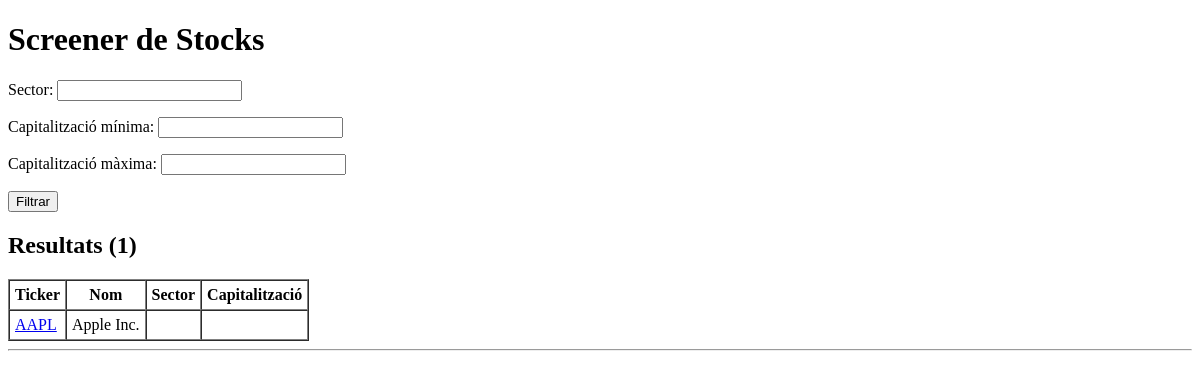
The app's page /, older data.
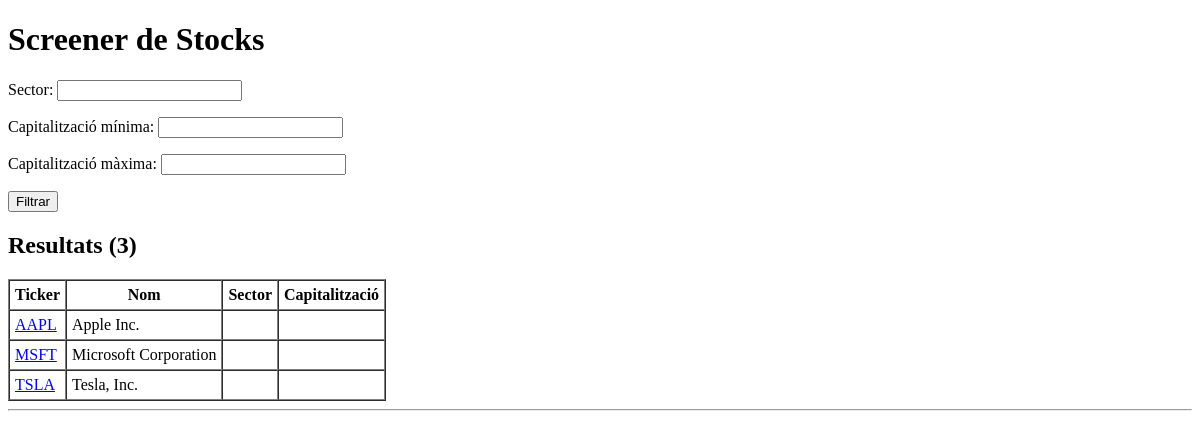
The same page, newer data.
### screener/models.py (models this page shows, shortened)
class Company(models.Model):
    ticker = models.CharField(max_length=16, unique=True)
    name = models.CharField(max_length=128, blank=True, null=True)
    currency = models.CharField(max_length=8, default='USD')
    exchange = models.CharField(max_length=32, blank=True, null=True)

### screener/views.py (the view, shortened to what this page needs)
# urls.py: path('', screener_view, name='screener'),
def screener_view(request):
    form = StockFilterForm(request.GET or None)
    stocks = Company.objects.all()
    return render(request, 'screener/screener.html', {
        'form': form,
        'stocks': stocks,
    })

### screener/forms.py
class StockFilterForm(forms.Form):
    sector = forms.CharField(required=False, label="Sector")
    min_market_cap = forms.FloatField(required=False, label="Capitalització mínima")
    max_market_cap = forms.FloatField(required=False, label="Capitalització màxima")

### screener/templates/screener/screener.html (shortened to what this page needs)
<!DOCTYPE html>
<html lang="ca">
<head>
</head>
<body>
    <h1>Screener de Stocks</h1>
    <form method="get">
        {{ form.as_p }}
        <button type="submit">Filtrar</button>
    </form>
    <h2>Resultats ({{ stocks.count }})</h2>
    <table border="1" cellpadding="5" cellspacing="0">
        <thead>
            <tr>
                <th>Ticker</th>
                <th>Nom</th>
                <th>Sector</th>
                <th>Capitalització</th>
            </tr>
        </thead>
        <tbody>
            {% for stock in stocks %}
            <tr>
                <td><a href="{% url 'stock_detail' stock.ticker %}">{{ stock.ticker }}</a></td>
                <td>{{ stock.name }}</td>
                <td>{{ stock.sector }}</td>
                <td>{{ stock.market_cap|floatformat:2 }}</td>
            </tr>
            {% empty %}
            <tr><td colspan="4">No s'han trobat resultats.</td></tr>
            {% endfor %}
        </tbody>
    </table>
    <hr>
</body>
</html>

Row changes from the older to the newer data that the page shows:
added Company: ticker "MSFT", name "Microsoft Corporation"
added Company: ticker "TSLA", name "Tesla, Inc."
Text that changed along with them:
{{ stocks.count }}: "1" → "3"
